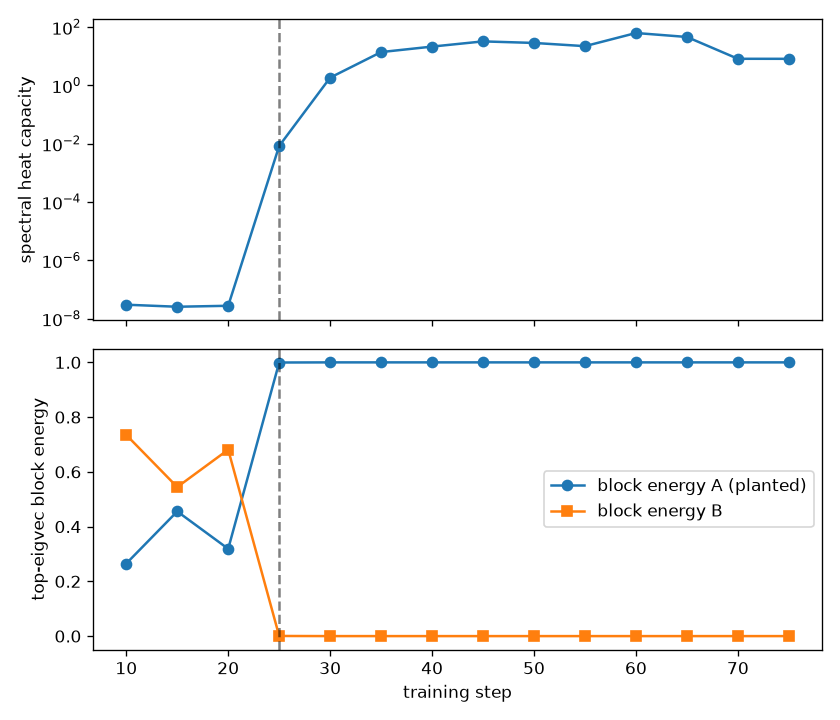

Write the Python code that produced this figure.
"""Reproduce the Fig. 1 synthetic transition with the cumobs monitor.

We inject a per-sample loss ``l(t) = a(t) * v1 + eps`` where the planted
eigenvector ``v1`` is supported on a single probe group ("A"). Before the
transition the loss is isotropic low-amplitude noise; after it, the strong
rank-1 mode turns on. The monitor should show:

* the spectral heat capacity (SHC) spiking across the transition, and
* the top eigenvector localizing on group A (high block energy).

This is the §10 test-12 behavioral acceptance check, runnable as a script.
Optionally plots if matplotlib is available (``--plot``).

Usage::

    python examples/fig1_transition.py [--plot]
"""

from __future__ import annotations

import argparse
import os
import sys

import torch

# allow `python examples/fig1_transition.py` from the project root
sys.path.insert(0, os.path.dirname(os.path.dirname(os.path.abspath(__file__))))

from cumobs import (
    CumulantConfig,
    CumulantMonitor,
    InMemoryLogger,
    LoggingConfig,
    ProbeSet,
)


def run(seed: int = 0, n_steps: int = 80, transition: int = 25):
    torch.manual_seed(seed)
    n, n_a = 24, 8
    labels = ["A"] * n_a + ["B"] * (n - n_a)

    # planted eigenvector, supported only on group A
    v1 = torch.zeros(n, dtype=torch.float64)
    v1[:n_a] = torch.randn(n_a, dtype=torch.float64)
    v1 = v1 / torch.linalg.vector_norm(v1)

    # the "model" here is just a shared mutable loss state the train loop drives
    state = {"loss": torch.zeros(n, dtype=torch.float64)}

    def loss_fn(model, batch_idx):
        return state["loss"][batch_idx]

    probes = ProbeSet(torch.arange(n), loss_fn, group_labels=labels, name="probe")
    cfg = CumulantConfig(
        window_size=10,
        eval_interval=1,
        update_interval=5,
        top_k=1,
        order=4,
        compute_eigenvectors=True,
        per_group=True,
        distance_flavor="classical",
    )
    logger = InMemoryLogger()
    monitor = CumulantMonitor(
        model=None,
        probes=probes,
        cfg=cfg,
        logger=logger,
        logging_config=LoggingConfig(vector_policy="summary"),
    )

    steps, shc, energy_a, energy_b = [], [], [], []
    for step in range(n_steps):
        if step < transition:
            state["loss"] = 0.01 * torch.randn(n, dtype=torch.float64)
        else:
            a = 5.0 * torch.randn((), dtype=torch.float64)
            state["loss"] = a * v1 + 0.01 * torch.randn(n, dtype=torch.float64)

        meas = monitor.step(step)
        if meas is not None:
            steps.append(step)
            shc.append(meas.scalars["spectral_heat_capacity"])
            energy_a.append(float(meas.vectors["block_energy/A"].sum()))
            energy_b.append(float(meas.vectors["block_energy/B"].sum()))

    return dict(steps=steps, shc=shc, energy_a=energy_a, energy_b=energy_b,
                transition=transition, logger=logger)


def main() -> None:
    parser = argparse.ArgumentParser()
    parser.add_argument("--plot", action="store_true")
    args = parser.parse_args()

    out = run()
    print(f"{'step':>5} {'SHC':>12} {'blockE[A]':>10} {'blockE[B]':>10}")
    for s, h, ea, eb in zip(out["steps"], out["shc"], out["energy_a"], out["energy_b"]):
        marker = "  <- transition" if s == out["transition"] else ""
        print(f"{s:>5} {h:>12.4e} {ea:>10.3f} {eb:>10.3f}{marker}")

    pre = [h for s, h in zip(out["steps"], out["shc"]) if s < out["transition"]]
    post = [h for s, h in zip(out["steps"], out["shc"]) if s >= out["transition"] + 10]
    if pre and post:
        print(f"\nSHC pre-transition (max):  {max(pre):.3e}")
        print(f"SHC post-transition (max): {max(post):.3e}")
        print(f"spike factor: {max(post) / max(pre):.1f}x")
        print(f"final block energy on planted group A: {out['energy_a'][-1]:.3f}")

    if args.plot:
        try:
            import matplotlib.pyplot as plt
        except ImportError:
            print("\n(matplotlib not available; skipping plot)")
            return
        fig, (ax1, ax2) = plt.subplots(2, 1, sharex=True, figsize=(7, 6))
        ax1.semilogy(out["steps"], out["shc"], "o-")
        ax1.axvline(out["transition"], ls="--", c="k", alpha=0.5)
        ax1.set_ylabel("spectral heat capacity")
        ax2.plot(out["steps"], out["energy_a"], "o-", label="block energy A (planted)")
        ax2.plot(out["steps"], out["energy_b"], "s-", label="block energy B")
        ax2.axvline(out["transition"], ls="--", c="k", alpha=0.5)
        ax2.set_xlabel("training step")
        ax2.set_ylabel("top-eigvec block energy")
        ax2.legend()
        fig.tight_layout()
        fig.savefig("fig1_transition.png", dpi=120)
        print("\nsaved fig1_transition.png")


if __name__ == "__main__":
    main()
